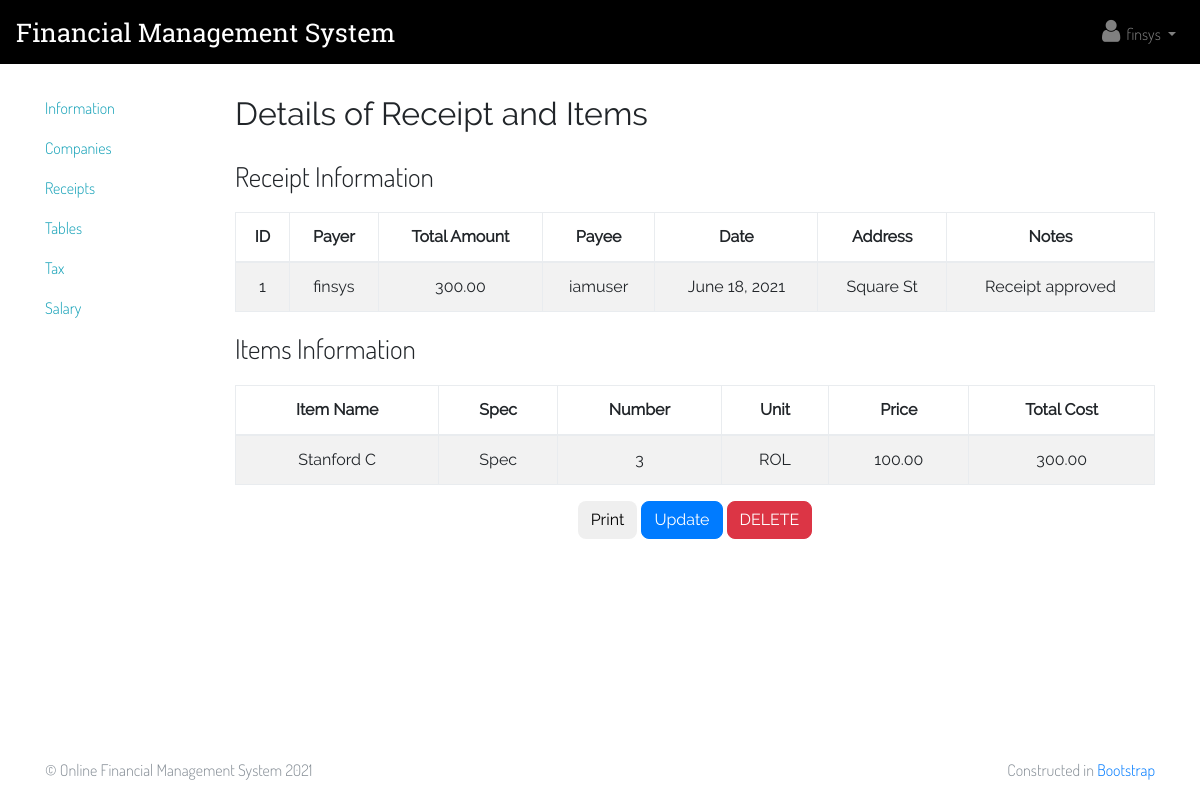
The page /receipts/details/1/ (signed in) on the database its author committed.
### receipts/models.py (models this page shows, shortened)
class Receipt(models.Model):
    creator = models.ForeignKey('accounts.Staff', on_delete=models.CASCADE)
    payer = models.CharField(max_length=30)
    payee = models.CharField(max_length=30)
    company = models.ForeignKey('companies.Company', on_delete=models.CASCADE)
    total_amount = models.DecimalField(max_digits=10, decimal_places=2)
    date = models.DateField()
    address = models.CharField(max_length=80)
    notes = models.CharField(max_length=80, blank=True)
    items = models.ManyToManyField('Item')

class Item(models.Model):
    name = models.CharField(max_length=40)
    spec = models.CharField(max_length=10)
    number = models.PositiveIntegerField()
    unit = models.CharField(max_length=10)
    price = models.DecimalField(max_digits=10, decimal_places=2)
    total_cost = models.DecimalField(max_digits=10, decimal_places=2)

### mainsite/decorators.py (the view)
    def wrapper(request, *args, **kw):
        alerts = utils.get_alerts(request)
        if not request.user.is_authenticated:
            alerts.append(('info', 'Ooops!', 'You have not logged in...'))
            request.session['alerts'] = alerts
            return HttpResponseRedirect('/accounts/login')
        data = {'alerts': alerts}
        return view_func(request, data, *args, **kw)

### mainsite/utils.py (called while the page is built)
def get_alerts(request):
    if 'alerts' in request.session:
        temp = request.session['alerts']
        del request.session['alerts']
        return temp
    else:
        return []

### receipts/views.py (called while the page is built)
@custom_login_required
def details(request, data, receipt_id):
    try:
        receipt = Receipt.objects.get(id=receipt_id)
    except ValidationError:
        return custom_error_404(request, data)
    except ObjectDoesNotExist:
        return custom_error_404(request, data)
    data['receipt'] = receipt
    data['items'] = receipt.items.all()
    return render(request, 'receipts/details.html', data)

### receipts/templates/receipts/details.html (shortened to what this page needs)
{% extends 'apps_base.html' %}
{% block apps_base_title %}Details of Receipt and Items{% endblock %}
{% block apps_base_content %}
    <div class="table-title">
        <header>Receipt Information</header>
    </div>
    <table id="receipt-details-table" class="table table-striped table-responsive table-bordered">
        <thead>
        <tr>
            <th>ID</th>
            <th>Payer</th>
            <th>Total Amount</th>
            <th>Payee</th>
            <th>Date</th>
            <th>Address</th>
            <th>Notes</th>
        </tr>
        </thead>
        <tbody>
        <tr>
            <td>{{ receipt.id }}</td>
            <td>{{ receipt.payer }}</td>
            <td>{{ receipt.total_amount }}</td>
            <td>{{ receipt.payee }}</td>
            <td>{{ receipt.date }}</td>
            <td>{{ receipt.address }}</td>
            <td>{{ receipt.notes }}</td>
        </tr>
        </tbody>
    </table>
    <div class="table-title">
        <header>Items Information</header>
    </div>
    <div style="overflow: auto">
        <table class="table table-striped table-bordered" id="receipt-items-details-table">
            <thead>
            <tr>
                <th>Item Name</th>
                <th>Spec</th>
                <th>Number</th>
                <th>Unit</th>
                <th>Price</th>
                <th>Total Cost</th>
            </tr>
            </thead>
            <tbody>
            {% for item in items %}
                <tr>
                    <td>{{ item.name }}</td>
                    <td>{{ item.spec }}</td>
                    <td>{{ item.number }}</td>
                    <td>{{ item.unit }}</td>
                    <td>{{ item.price }}</td>
                    <td>{{ item.total_cost }}</td>
                </tr>
            {% endfor %}
            </tbody>
        </table>
    </div>
    <div class="text-center">
        <button type="button" class="btn btn-default" onclick="doPrint()">Print</button>
        <a href="{% url 'update_receipt' receipt_id=receipt.id %}" class="btn btn-primary"
           role="button">Update</a>
        <button type="button" class="btn btn-danger" data-toggle="modal" data-target="#delete-confirmation">DELETE
        </button>
    </div>
{% endblock %}

### templates/apps_base.html (shortened to what this page needs)
{% extends 'base.html' %}
{% block base_content %}
    <div class="container h-100">
        <div class="row h-100">
            <aside class="col-md-2">
                <div class="mt-2 mb-3" id="sidemenu">
                    <ul class="nav flex-md-column flex-row justify-content-between">
                        <li class="nav-item">
                            <a href="{% url 'info' %}" class="nav-link pl-0 text-info">Information</a>
                        </li>
                        <li class="nav-item">
                            <a href="{% url 'companies' workplaces_page_num=1 owned_companies_page_num=1 %}"
                               class="nav-link pl-0 text-info">Companies</a>
                        </li>
                        <li class="nav-item">
                            <a href="{% url 'receipts' %}" class="nav-link pl-0 text-info">Receipts</a>
                        </li>
                        <li class="nav-item">
                            <a href="{% url 'tables' %}" class="nav-link pl-0 text-info">Tables</a>
                        </li>
                        <li class="nav-item">
                            <a href="{% url 'tax' %}" class="nav-link pl-0 text-info">Tax</a>
                        </li>
                        <li class="nav-item">
                            <a href="{% url 'salary' %}" class="nav-link pl-0 text-info">Salary</a>
                        </li>
                    </ul>
                </div>
            </aside>
            <main class="col-md-10 py-3">
                <div class="row">
                    <div class="col">
                        <h2 class="mb-3 pb-2 apps-base-title">
                            {% block apps_base_title %}{% endblock %}
                        </h2>
                        {% block apps_base_content %}{% endblock %}
                    </div>
                </div>
            </main>
        </div>
    </div>
{% endblock %}
{% block base_scripts %}
    {% load static %}
{% endblock %}

### templates/base.html (shortened to what this page needs)
<!DOCTYPE html>
<html lang="en">
<head>
    {% load static %}
    <link rel="stylesheet" href="{% static "css/bootstrap.min.css" %}"/>
    <link rel="stylesheet" href="{% static "css/font-awesome.min.css" %}"/>
    <link rel="stylesheet" href="{% static "css/custom-fa-font-style.css" %}"/>
    <link rel="stylesheet" href="{% static "css/custom-style.css" %}"/>
</head>
<body>
<nav class="navbar navbar-expand-md navbar-dark" style="background-color: black" id="navbar">
    <a class="navbar-brand" href="{% url 'index' %}">Financial Management System</a>
    <div class="collapse navbar-collapse" id="navbarsExample04">
        <ul class="navbar-nav">
            <li class="nav-item">
                {% if user.is_authenticated %}
                    <div class="dropdown">
                        <a class="nav-link dropdown-toggle" id="user-btn" data-toggle="dropdown" aria-haspopup="true"
                           aria-expanded="false">
                            <i class="fa fa-user" aria-hidden="true"></i>
                            {{ user.get_username }}
                        </a>
                    </div>
                {% else %}
                    <a class="nav-link"
                       href="{% url 'login' %}">
                        <i class="fa fa-sign-in" aria-hidden="true"></i>Login
                    </a>
                {% endif %}
            </li>
        </ul>
    </div>
</nav>
<div class="main-content">
    {% block base_content %}{% endblock %}
</div>
<footer class="footer text-muted">
    <div class="container">
        <p class="float-right">Constructed in <a href="http://getbootstrap.com/">Bootstrap</a></p>
        <p>© Online Financial Management System 2021
        </p>
    </div>
</footer>
</body>
</html>

### static/css/custom-style.css (style rules this page uses)
.navbar-brand { font-size: 1.6em; font-family: RobotoSlab, sans-serif; }
.nav-item { font-family: Dosis, sans-serif; }
#user-btn { cursor: pointer !important; }
.main-content { font-family: Raleway, sans-serif; }
.btn { border-radius: 8px; cursor: pointer; }
html { position: relative !important; min-height: 100% !important; }
body { margin-bottom: 60px !important; }
.footer { position: absolute; bottom: 0; width: 100%; height: 60px; line-height: 60px; background-color: transparent; font-family: Dosis, sans-serif; }
table td { vertical-align: middle !important; text-align: center; -ms-word-wrap: break-word; word-wrap: break-word; }
table th { vertical-align: middle !important; text-align: center; }
.table-title { margin-bottom: 1em; }
.table-title > header { display: inline-block; font-size: 1.7em; font-family: Dosis, sans-serif; }
.apps-base-title { -ms-word-wrap: break-word; word-wrap: break-word; }

### templates/apps_base.html (style rules this page uses)
#sidemenu a { font-family: Dosis, sans-serif; }

### rows shown on the page
Receipt: id "1", payer "finsys", total_amount "300.00", payee "iamuser", date "June 18, 2021", address "Square St", notes "Receipt approved"
Item: name "Stanford C", spec "Spec", number "3", unit "ROL", price "100.00", total_cost "300.00"

### other values the page prints
{{ user.get_username }} "finsys"
